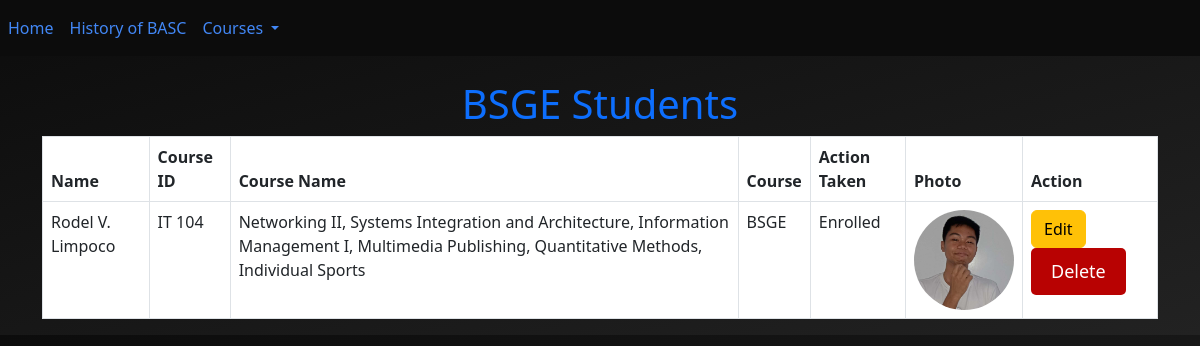
Page /bsgetable.php on the committed database.
### tables this page shows
CREATE TABLE `student_entries` (
  `id` int(11) NOT NULL,
  `name` varchar(255) NOT NULL,
  `course_id` varchar(20) NOT NULL,
  `course_name` varchar(255) NOT NULL,
  `year_section` varchar(20) NOT NULL,
  `action_taken` varchar(255) NOT NULL,
  `photo` varchar(255) NOT NULL
);

### functions.php (called while the page is built, shortened)
<?php
require_once("dbconnection.php");
function fetchDataFromDatabase() {
    global $conn;
    $sql = "SELECT * FROM student_entries";
    $result = $conn->query($sql);
    $data = array();
    if ($result->num_rows > 0) {
        while ($row = $result->fetch_assoc()) {
            $data[] = $row;
        }
    }
    return $data;
}
?>

### bsgetable.php (the view, shortened to what this page needs)
<?php
require_once("functions.php");
$data = fetchDataFromDatabase();
$bsge_data = array_filter($data, function($row) {
    return $row['year_section'] === 'BSGE';
});
?>
<!DOCTYPE html>
<html lang="en">
<head>
    <link rel="stylesheet" href="css/bootstrap.min.css">
</head>
<body>
    <nav class="navbar navbar-expand-lg navbar-dark" style="background-color: #0c0c0c;">
                <div class="collapse navbar-collapse" id="navbarNavDropdown">
                    <ul class="navbar-nav">
                        <li class="nav-item active">
                            <a class="nav-link" href="index.php">Home</a>
                        </li>
                        <li class="nav-item active">
                            <a class="nav-link" href="history.php">History of BASC</a>
                        </li>
                        <li class="nav-item dropdown">
                            <a class="nav-link dropdown-toggle" href="#" id="navbarDropdownMenuLink" role="button" data-toggle="dropdown" aria-haspopup="true" aria-expanded="false">
                                Courses
                            </a>
                        </li>
                    </ul>
                </div>
            </nav>
    <div class="container mt-4">
        <h1 class="text-center text-primary">BSGE Students</h1>
        <div class="table-responsive">
            <table class="table table-bordered">
                <thead>
                    <tr>
                        <th>Name</th>
                        <th>Course ID</th>
                        <th>Course Name</th>
                        <th>Course</th>
                        <th>Action Taken</th>
                        <th>Photo</th>
                        <th>Action</th>
                    </tr>
                </thead>
                <tbody id="table1-body">
                <?php
                    foreach ($bsge_data as $row) {
                        echo "<tr>";
                        echo "<td>{$row['name']}</td>";
                        echo "<td>{$row['course_id']}</td>";
                        echo "<td>{$row['course_name']}</td>";
                        echo "<td>{$row['year_section']}</td>";
                        echo "<td>{$row['action_taken']}</td>";
                        echo "<td><img src='{$row['photo']}' class='circular-image' alt='Student Photo'></td>";
                        echo "<td>
                                <a href='edit.php?id={$row['id']}' class='btn btn-warning'>Edit</a>
                                <a href='delete.php?id={$row['id']}' class='btn btn-danger' onclick='return confirm(\"Are you sure you want to delete this entry?\");'>Delete</a>
                            </td>";
                        echo "</tr>";
                    }
                ?>
                </tbody>
            </table>
        </div>
    </div>
</body>
</html>

### bsgetable.php (style rules this page uses)
body { background: linear-gradient(to bottom right, #0c0c0c, #222); color: white; font-family: 'Segoe UI', Tahoma, Geneva, Verdana, sans-serif; }
.container { margin-top: 10%; }
.table { color: white; }
.btn-success, .btn-danger { border: none; border-radius: 5px; padding: 10px 20px; font-size: 18px; cursor: pointer; }
.btn-danger { background: #b80202; }
.circular-image { width: 100px; height: 100px; border-radius: 50%; object-fit: cover; }
.navbar { background-color: #0c0c0c; }
.navbar-brand, .nav-link { color: #4287f5; }

### rows in the picture
student_entries: name "Rodel V. Limpoco", course "IT 104", course_name "Networking II, Systems Integration and Architecture, Information Management I, Multimedia Publishing, Quantitative Methods, Individual Sports", year_section "BSGE", action_taken "Enrolled", photo (picture)
